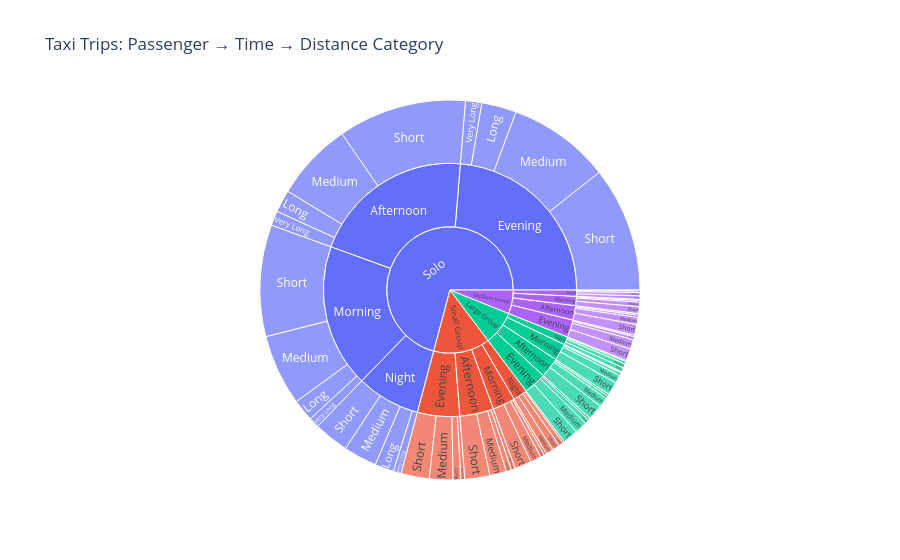

This figure's notebook cell:
### Code cell
import pandas as pd
import plotly.express as px

# Convert pickup_datetime to datetime
df['pickup_datetime'] = pd.to_datetime(df['pickup_datetime'])

# Passenger category
df['passenger_category'] = pd.cut(
    df['passenger_count'],
    bins=[0, 1, 2, 4, 6],
    labels=['Solo', 'Small Group', 'Medium Group', 'Large Group']
)

# Time category
df['hour'] = df['pickup_datetime'].dt.hour

df['time_category'] = pd.cut(
    df['hour'],
    bins=[-1, 5, 11, 17, 23],
    labels=['Night', 'Morning', 'Afternoon', 'Evening']
)

# Calculate trip distance using latitude and longitude
from math import radians, sin, cos, sqrt, atan2

def calculate_distance(row):
    lat1 = radians(row['pickup_latitude'])
    lon1 = radians(row['pickup_longitude'])
    lat2 = radians(row['dropoff_latitude'])
    lon2 = radians(row['dropoff_longitude'])

    dlat = lat2 - lat1
    dlon = lon2 - lon1

    a = sin(dlat/2)**2 + cos(lat1) * cos(lat2) * sin(dlon/2)**2
    c = 2 * atan2(sqrt(a), sqrt(1-a))

    return 6371 * c

df['distance_km'] = df.apply(calculate_distance, axis=1)

# Distance category
df['distance_category'] = pd.cut(
    df['distance_km'],
    bins=[0, 2, 5, 10, float('inf')],
    labels=['Short', 'Medium', 'Long', 'Very Long']
)

# Remove missing categories
sunburst_df = df.dropna(
    subset=['passenger_category', 'time_category', 'distance_category']
)

# Create Sunburst plot
fig = px.sunburst(
    sunburst_df,
    path=[
        'passenger_category',
        'time_category',
        'distance_category'
    ],
    title='Taxi Trips: Passenger → Time → Distance Category'
)

fig.show()

### Figure 1 — Plotly figure (JSON) as saved in the notebook; plotly's stock layout.template omitted (floating-point values rounded to 4 significant figures)
{"data": [{"branchvalues": "total", "domain": {"x": [0, 1], "y": [0, 1]}, "hovertemplate": "labels=%{label}<br>count=%{value}<br>parent=%{parent}<br>id=%{id}<extra></extra>", "ids": ["Solo/Afternoon/Short", "Solo/Night/Short", "Solo/Morning/Long", "Solo/Evening/Short", "Large Group/Evening/Short", "Medium Group/Evening/Short", "Solo/Evening/Long", "Solo/Evening/Medium", "Medium Group/Morning/Medium", "Small Group/Morning/Short", "Solo/Night/Long", "Solo/Afternoon/Medium", "Solo/Morning/Medium", "Solo/Night/Medium", "Solo/Morning/Very Long", "Solo/Afternoon/Long", "Small Group/Evening/Medium", "Solo/Afternoon/Very Long", "Solo/Morning/Short", "Medium Group/Afternoon/Short", "Small Group/Afternoon/Medium", "Small Group/Evening/Long", "Medium Group/Evening/Long", "Solo/Evening/Very Long", "Large Group/Morning/Medium", "Small Group/Afternoon/Short", "Medium Group/Afternoon/Medium", "Small Group/Evening/Very Long", "Large Group/Afternoon/Medium", "Small Group/Evening/Short", "Medium Group/Afternoon/Long", "Medium Group/Morning/Very Long", "Medium Group/Evening/Very Long", "Large Group/Evening/Very Long", "Medium Group/Morning/Short", "Solo/Night/Very Long", "Small Group/Night/Short", "Medium Group/Morning/Long", "Small Group/Afternoon/Long", "Small Group/Morning/Very Long", "Medium Group/Night/Medium", "Large Group/Morning/Long", "Large Group/Evening/Medium", "Medium Group/Afternoon/Very Long", "Large Group/Morning/Short", "Small Group/Night/Medium", "Small Group/Morning/Medium", "Large Group/Afternoon/Short", "Medium Group/Night/Very Long", "Medium Group/Evening/Medium", "Small Group/Night/Long", "Large Group/Afternoon/Long", "Small Group/Afternoon/Very Long", "Small Group/Morning/Long", "Large Group/Night/Long", "Large Group/Night/Short", "Large Group/Night/Medium", "Medium Group/Night/Short", "Large Group/Evening/Long", "Large Group/Night/Very Long", "Small Group/Night/Very Long", "Medium Group/Night/Long", "Large Group/Morning/Very Long", "Large Group/Afternoon/Very Long", "Solo/Afternoon", "Solo/Night", "Solo/Morning", "Solo/Evening", "Large Group/Evening", "Medium Group/Evening", "Medium Group/Morning", "Small Group/Morning", "Small Group/Evening", "Medium Group/Afternoon", "Small Group/Afternoon", "Large Group/Morning", "Large Group/Afternoon", "Small Group/Night", "Medium Group/Night", "Large Group/Night", "Solo", "Large Group", "Medium Group", "Small Group"], "labels": ["Short", "Short", "Long", "Short", "Short", "Short", "Long", "Medium", "Medium", "Short", "Long", "Medium", "Medium", "Medium", "Very Long", "Long", "Medium", "Very Long", "Short", "Short", "Medium", "Long", "Long", "Very Long", "Medium", "Short", "Medium", "Very Long", "Medium", "Short", "Long", "Very Long", "Very Long", "Very Long", "Short", "Very Long", "Short", "Long", "Long", "Very Long", "Medium", "Long", "Medium", "Very Long", "Short", "Medium", "Medium", "Short", "Very Long", "Medium", "Long", "Long", "Very Long", "Long", "Long", "Short", "Medium", "Short", "Long", "Very Long", "Very Long", "Long", "Very Long", "Very Long", "Afternoon", "Night", "Morning", "Evening", "Evening", "Evening", "Morning", "Morning", "Evening", "Afternoon", "Afternoon", "Morning", "Afternoon", "Night", "Night", "Night", "Solo", "Large Group", "Medium Group", "Small Group"], "name": "", "parents": ["Solo/Afternoon", "Solo/Night", "Solo/Morning", "Solo/Evening", "Large Group/Evening", "Medium Group/Evening", "Solo/Evening", "Solo/Evening", "Medium Group/Morning", "Small Group/Morning", "Solo/Night", "Solo/Afternoon", "Solo/Morning", "Solo/Night", "Solo/Morning", "Solo/Afternoon", "Small Group/Evening", "Solo/Afternoon", "Solo/Morning", "Medium Group/Afternoon", "Small Group/Afternoon", "Small Group/Evening", "Medium Group/Evening", "Solo/Evening", "Large Group/Morning", "Small Group/Afternoon", "Medium Group/Afternoon", "Small Group/Evening", "Large Group/Afternoon", "Small Group/Evening", "Medium Group/Afternoon", "Medium Group/Morning", "Medium Group/Evening", "Large Group/Evening", "Medium Group/Morning", "Solo/Night", "Small Group/Night", "Medium Group/Morning", "Small Group/Afternoon", "Small Group/Morning", "Medium Group/Night", "Large Group/Morning", "Large Group/Evening", "Medium Group/Afternoon", "Large Group/Morning", "Small Group/Night", "Small Group/Morning", "Large Group/Afternoon", "Medium Group/Night", "Medium Group/Evening", "Small Group/Night", "Large Group/Afternoon", "Small Group/Afternoon", "Small Group/Morning", "Large Group/Night", "Large Group/Night", "Large Group/Night", "Medium Group/Night", "Large Group/Evening", "Large Group/Night", "Small Group/Night", "Medium Group/Night", "Large Group/Morning", "Large Group/Afternoon", "Solo", "Solo", "Solo", "Solo", "Large Group", "Medium Group", "Medium Group", "Small Group", "Small Group", "Medium Group", "Small Group", "Large Group", "Large Group", "Small Group", "Medium Group", "Large Group", "", "", "", ""], "type": "sunburst", "values": [158916, 43413, 27125, 154378, 18941, 14751, 42957, 126879, 5639, 20764, 23443, 96772, 87745, 41331, 12661, 27834, 28998, 18134, 137884, 13203, 20622, 9641, 3870, 20071, 10283, 30920, 8861, 4859, 11949, 34891, 2818, 1101, 1823, 2634, 8430, 9800, 9404, 2083, 6407, 2866, 4114, 3334, 15394, 1881, 16254, 9447, 13532, 19337, 912, 12009, 5336, 3463, 4876, 4756, 2993, 5321, 5269, 4404, 5373, 1265, 2186, 2072, 1594, 2469, 301656, 117987, 265415, 344285, 42342, 32453, 17253, 41918, 78389, 26763, 62825, 31465, 37218, 26373, 11502, 14848, 1029343, 125873, 87971, 209505]}], "layout": {"legend": {"tracegroupgap": 0}, "title": {"text": "Taxi Trips: Passenger → Time → Distance Category"}}}
